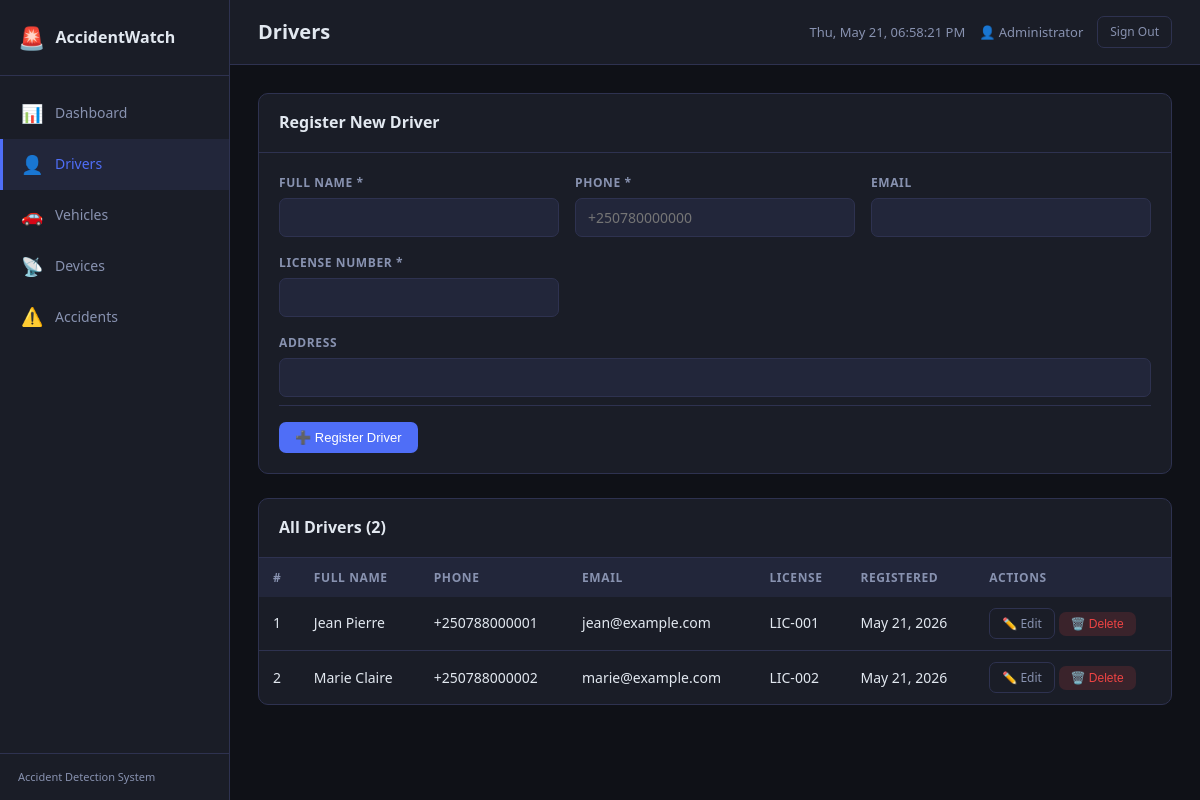
/dashboard/drivers.php (signed in), run on the app's committed database.
### tables this page shows
CREATE TABLE IF NOT EXISTS drivers (
    id             INT UNSIGNED AUTO_INCREMENT PRIMARY KEY,
    full_name      VARCHAR(100) NOT NULL,
    phone          VARCHAR(20)  NOT NULL,
    email          VARCHAR(100),
    license_number VARCHAR(50)  NOT NULL UNIQUE,
    address        TEXT,
    created_at     DATETIME DEFAULT CURRENT_TIMESTAMP,
    updated_at     DATETIME DEFAULT CURRENT_TIMESTAMP ON UPDATE CURRENT_TIMESTAMP
);

### dashboard/drivers.php (the view, shortened to what this page needs)
<?php
$db  = getDB();
$editDriver = null;
$drivers = $db->query("SELECT * FROM drivers ORDER BY created_at DESC")->fetchAll();
require_once 'includes/header.php';
?>
<div class="card" style="margin-bottom:24px">
    <div class="card-header">
        <h2><?= $editDriver ? 'Edit Driver' : 'Register New Driver' ?></h2>
    </div>
    <div class="card-body">
        <form method="POST">
            <div class="form-grid">
                <div class="form-group">
                    <label>Full Name *</label>
                    <input type="text" name="full_name" required
                           value="<?= htmlspecialchars($editDriver['full_name'] ?? '') ?>">
                </div>
                <div class="form-group">
                    <label>Phone *</label>
                    <input type="text" name="phone" required placeholder="+250780000000"
                           value="<?= htmlspecialchars($editDriver['phone'] ?? '') ?>">
                </div>
                <div class="form-group">
                    <label>Email</label>
                    <input type="email" name="email"
                           value="<?= htmlspecialchars($editDriver['email'] ?? '') ?>">
                </div>
                <div class="form-group">
                    <label>License Number *</label>
                    <input type="text" name="license_number" required
                           value="<?= htmlspecialchars($editDriver['license_number'] ?? '') ?>">
                </div>
                <div class="form-group full">
                    <label>Address</label>
                    <input type="text" name="address"
                           value="<?= htmlspecialchars($editDriver['address'] ?? '') ?>">
                </div>
            </div>
            <div class="form-actions">
                <button type="submit" class="btn btn-primary">
                    <?= $editDriver ? '💾 Save Changes' : '➕ Register Driver' ?>
                </button>
            </div>
        </form>
    </div>
</div>
<div class="card">
    <div class="card-header">
        <h2>All Drivers (<?= count($drivers) ?>)</h2>
    </div>
    <div class="table-wrap">
        <table>
            <thead>
                <tr>
                    <th>#</th>
                    <th>Full Name</th>
                    <th>Phone</th>
                    <th>Email</th>
                    <th>License</th>
                    <th>Registered</th>
                    <th>Actions</th>
                </tr>
            </thead>
            <tbody>
                <?php if (empty($drivers)): ?>
                <tr><td colspan="7" class="empty">No drivers registered yet.</td></tr>
                <?php else: ?>
                <?php foreach ($drivers as $d): ?>
                <tr>
                    <td><?= $d['id'] ?></td>
                    <td><?= htmlspecialchars($d['full_name']) ?></td>
                    <td><?= htmlspecialchars($d['phone']) ?></td>
                    <td><?= htmlspecialchars($d['email'] ?? '—') ?></td>
                    <td><?= htmlspecialchars($d['license_number']) ?></td>
                    <td><?= date('M d, Y', strtotime($d['created_at'])) ?></td>
                    <td>
                        <a href="drivers.php?edit=<?= $d['id'] ?>" class="btn btn-ghost btn-sm">✏️ Edit</a>
                        <form method="POST" style="display:inline">
                            <button type="submit" class="btn btn-danger btn-sm confirm-delete">🗑️ Delete</button>
                        </form>
                    </td>
                </tr>
                <?php endforeach; ?>
                <?php endif; ?>
            </tbody>
        </table>
    </div>
</div>
<?php require_once 'includes/footer.php'; ?>

### dashboard/assets/css/style.css (style rules this page uses)
*, *::before, *::after { box-sizing: border-box; margin: 0; padding: 0; }
:root { --bg: #0f1117; --surface: #1a1d27; --surface2: #22263a; --border: #2e3250; --primary: #4f6ef7; --primary-h: #3a57e8; --text: #e2e8f0; --text-muted:#8892b0; --urgent: #ef4444; --medium: #f59e0b; --normal: #22c55e; --radius: 10px; --sidebar-w: 230px; --transition: 0.2s ease; }
body { font-family: 'Segoe UI', system-ui, sans-serif; background: var(--bg); color: var(--text); font-size: 14px; line-height: 1.6; }
a { color: var(--primary); text-decoration: none; }
.card { background: var(--surface); border: 1px solid var(--border); border-radius: var(--radius); margin-bottom: 24px; overflow: hidden; }
.card-header { display: flex; align-items: center; justify-content: space-between; padding: 16px 20px; border-bottom: 1px solid var(--border); }
.card-header h2 { font-size: 16px; font-weight: 600; }
.card-body { padding: 20px; }
.table-wrap { overflow-x: auto; }
table { width: 100%; border-collapse: collapse; }
thead th { background: var(--surface2); padding: 10px 14px; text-align: left; font-size: 12px; font-weight: 600; color: var(--text-muted); text-transform: uppercase; letter-spacing: 0.05em; white-space: nowrap; }
tbody td { padding: 11px 14px; border-bottom: 1px solid var(--border); vertical-align: middle; }
tbody tr:last-child td { border-bottom: none; }
.btn { display: inline-flex; align-items: center; gap: 6px; padding: 8px 16px; border-radius: 7px; font-size: 13px; font-weight: 500; cursor: pointer; border: none; transition: background var(--transition), opacity var(--transition); text-decoration: none; }
.btn-primary { background: var(--primary); color: #fff; }
.btn-danger { background: rgba(239,68,68,0.15); color: #ef4444; }
.btn-sm { padding: 5px 12px; font-size: 12px; }
.btn-ghost { background: transparent; color: var(--text-muted); border: 1px solid var(--border); }
.form-grid { display: grid; grid-template-columns: repeat(auto-fill, minmax(240px, 1fr)); gap: 16px; }
.form-group { display: flex; flex-direction: column; gap: 6px; }
.form-group.full { grid-column: 1 / -1; }
label { font-size: 12px; font-weight: 600; color: var(--text-muted); text-transform: uppercase; letter-spacing: 0.05em; }
input, select, textarea { background: var(--surface2); border: 1px solid var(--border); border-radius: 7px; padding: 9px 12px; color: var(--text); font-size: 14px; font-family: inherit; transition: border-color var(--transition); width: 100%; }
.form-actions { display: flex; gap: 10px; margin-top: 8px; padding-top: 16px; border-top: 1px solid var(--border); }

### data on the page
drivers: id "1", full_name "Jean Pierre", phone "+250788000001", email "jean@example.com", license_number "LIC-001", created_at "May 21, 2026"
drivers: id "2", full_name "Marie Claire", phone "+250788000002", email "marie@example.com", license_number "LIC-002", created_at "May 21, 2026"

### other printed values
$icon "📊 👤 🚗 📡 ⚠️"
$label "Dashboard Drivers Vehicles Devices Accidents"
$pageTitle "Drivers"
$_SESSION['full_name'] "Administrator"
count($drivers) "2"
